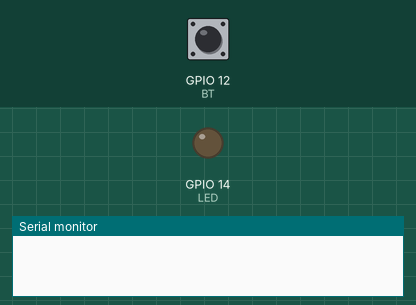
Simulated run of this program. Board: ESP32. Shown: output pins drawn as LEDs (lit = HIGH), the last lines printed to the serial monitor. Inputs (shaded band) come from the test bench; at power-on: GPIO 12 (BT) HIGH.

Above: at 1.2 s.
1.3 s: GPIO 12 (BT) pulled LOW for 0.15 s
At 1.8 s:
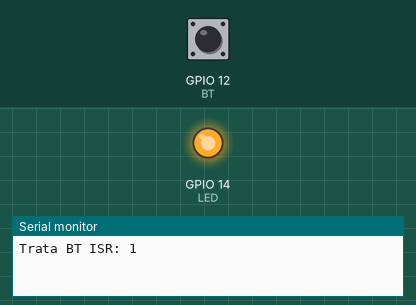
2.9 s: GPIO 12 (BT) pulled LOW for 1 s
At 4.1 s:
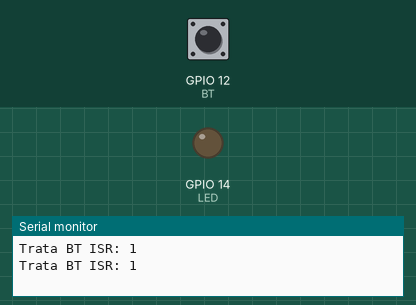
5.4 s: GPIO 12 (BT) pulled LOW for 3.2 s
At 6.0 s:
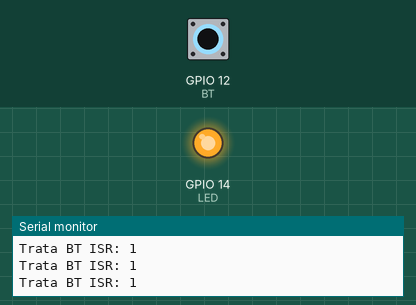
Timing chart, 0 to 8.4 s (numbered marks = the images above; inputs shaded):
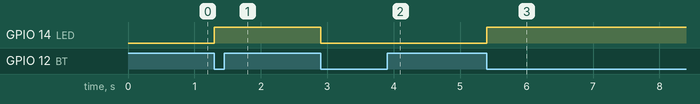

Measured:
- after the input at 1.3 s, GPIO 14 (LED): LOW → HIGH at once
- after the input at 2.9 s, GPIO 14 (LED): HIGH → LOW at once
- after the input at 5.4 s, GPIO 14 (LED): LOW → HIGH at once

The program:

main.cpp
```cpp
#include <Arduino.h>

/* Incluindo FreeRtos */
#include <freertos/FreeRTOS.h>
#include <freertos/task.h>

#define LED 14
#define BT 12

TaskHandle_t xTask1Handle;
void vTask1(void *pvParameters);
void callbackBT(void);

void setup() {
  Serial.begin(115200);
  pinMode(LED,OUTPUT);
  pinMode(BT, INPUT_PULLUP);

  attachInterrupt(digitalPinToInterrupt(BT), callbackBT, FALLING);

  xTaskCreate(vTask1, "task 1", configMINIMAL_STACK_SIZE, NULL, 1, &xTask1Handle);

}

void loop() {
  vTaskDelay(pdMS_TO_TICKS(1000));
}

void vTask1(void *pvParameters){
  uint32_t qnt = 0;
  while (true){
    qnt = ulTaskNotifyTake(pdFALSE, portMAX_DELAY);
    Serial.print("Trata BT ISR: ");
    Serial.println(qnt);
    digitalWrite(LED, !digitalRead(LED));
    delay(200);
  }

}

void callbackBT(void){
  vTaskNotifyGiveFromISR(xTask1Handle,((BaseType_t*) pdFALSE));
}
```
